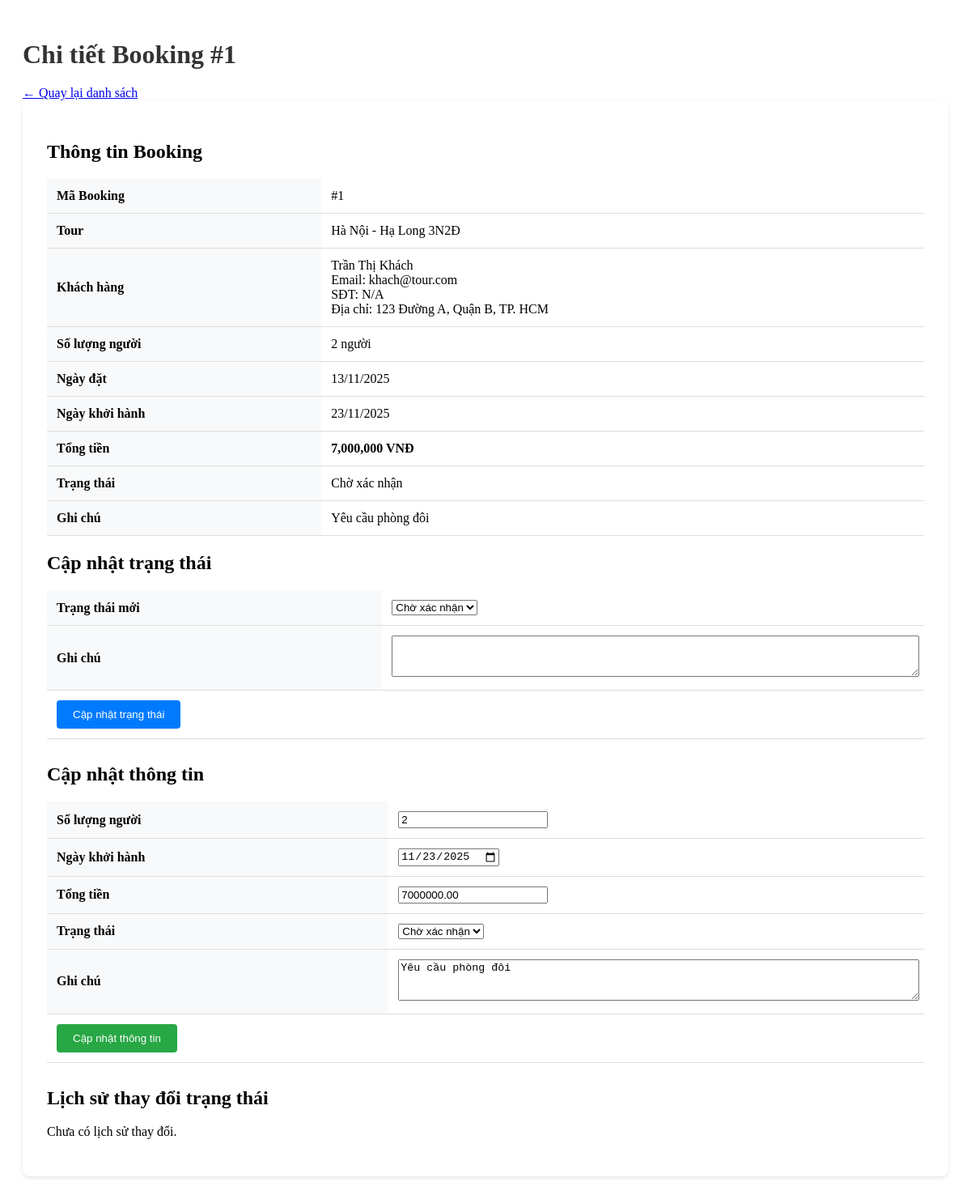
The page /index.php?act=booking/chiTiet&id=1 (signed in) on the database its author committed.
### tables this page shows
CREATE TABLE booking (
  booking_id INT PRIMARY KEY AUTO_INCREMENT,
  tour_id INT,
  khach_hang_id INT,
  ngay_dat DATE,
  ngay_khoi_hanh DATE,
  so_nguoi INT,
  tong_tien DECIMAL(15,2),
  trang_thai ENUM('ChoXacNhan','DaCoc','HoanTat','Huy'),
  ghi_chu TEXT,
  FOREIGN KEY (tour_id) REFERENCES tour(tour_id),
  FOREIGN KEY (khach_hang_id) REFERENCES khach_hang(khach_hang_id)
);

CREATE TABLE tour (
  tour_id INT PRIMARY KEY AUTO_INCREMENT,
  ten_tour VARCHAR(255),
  loai_tour ENUM('TrongNuoc','QuocTe','TheoYeuCau'),
  mo_ta TEXT,
  gia_co_ban DECIMAL(15,2),
  chinh_sach TEXT,
  id_nha_cung_cap INT,
  tao_boi INT,
  trang_thai ENUM('HoatDong','TamDung','HetHan') DEFAULT 'HoatDong',
  FOREIGN KEY (id_nha_cung_cap) REFERENCES nha_cung_cap(id_nha_cung_cap),
  FOREIGN KEY (tao_boi) REFERENCES nguoi_dung(id)
);

CREATE TABLE nguoi_dung (
  id INT PRIMARY KEY AUTO_INCREMENT,
  ten_dang_nhap VARCHAR(100) UNIQUE,
  mat_khau VARCHAR(255),
  ho_ten VARCHAR(255),
    avatar varchar(255),
  email VARCHAR(255),
  so_dien_thoai VARCHAR(20),
  vai_tro ENUM('Admin','HDV','KhachHang','NhaCungCap'),
  quyen_cap_cao BOOLEAN DEFAULT FALSE,
  trang_thai ENUM('HoatDong','BiKhoa') DEFAULT 'HoatDong',
  ngay_tao TIMESTAMP DEFAULT CURRENT_TIMESTAMP
);

CREATE TABLE khach_hang (
  khach_hang_id INT PRIMARY KEY AUTO_INCREMENT,
  nguoi_dung_id INT,
  dia_chi VARCHAR(255),
  gioi_tinh ENUM('Nam','Nữ','Khác'),
  ngay_sinh DATE,
  FOREIGN KEY (nguoi_dung_id) REFERENCES nguoi_dung(id)
);

### controllers/BookingController.php (called while the page is built, shortened)
<?php
require_once 'models/Booking.php';
class BookingController {
    private $bookingModel;
    private $historyModel;
    public function __construct() {
        $this->bookingModel = new Booking();
        $this->historyModel = new BookingHistory();
    }
    public function chiTiet() {
        $id = isset($_GET['id']) ? (int)$_GET['id'] : 0;
        $booking = $this->bookingModel->getBookingWithDetails($id);
        $history = $this->historyModel->getByBookingId($id);
        require 'views/admin/chi_tiet_booking.php';
    }
}

### models/Booking.php (called while the page is built, shortened)
<?php
class Booking
{
    public $conn;
    public function __construct()
    {
        $this->conn = connectDB();
    }
    public function getBookingWithDetails($bookingId) {
        $sql = "SELECT b.*,
                t.ten_tour, t.gia_co_ban,
                kh.khach_hang_id, kh.dia_chi,
                nd.ho_ten, nd.email, nd.so_dien_thoai
                FROM booking b
                LEFT JOIN tour t ON b.tour_id = t.tour_id
                LEFT JOIN khach_hang kh ON b.khach_hang_id = kh.khach_hang_id
                LEFT JOIN nguoi_dung nd ON kh.nguoi_dung_id = nd.id
                WHERE b.booking_id = ?";
        $stmt = $this->conn->prepare($sql);
        $stmt->execute([$bookingId]);
        return $stmt->fetch();
    }
}

### commons/env.php (called while the page is built, shortened)
<?php
function getPDOConnection() {
    try {
        $conn = new PDO(
            "mysql:host=" . DB_HOST . ";port=" . DB_PORT . ";dbname=" . DB_NAME . ";charset=utf8mb4",
            DB_USERNAME,
            DB_PASSWORD,
            [
                PDO::ATTR_ERRMODE => PDO::ERRMODE_EXCEPTION,
                PDO::ATTR_DEFAULT_FETCH_MODE => PDO::FETCH_ASSOC,
                PDO::ATTR_EMULATE_PREPARES => false
            ]
        );
        $conn->exec("SET time_zone = '+07:00'");
        return $conn;
    } catch (PDOException $e) {
        die("Kết nối thất bại: " . $e->getMessage());
    }
}

### commons/function.php (called while the page is built, shortened)
<?php
function connectDB() {
    return getPDOConnection();
}

### views/admin/chi_tiet_booking.php (the view, shortened to what this page needs)
<!DOCTYPE html>
<html lang="vi">
<head>
    <link rel="stylesheet" href="public/css/admin.css">
</head>
<body>
    <div class="admin-container">
        <h1>Chi tiết Booking #<?php echo $booking['booking_id']; ?></h1>
        <a href="index.php?act=admin/quanLyBooking">← Quay lại danh sách</a>
        <div class="content">
            <h2>Thông tin Booking</h2>
            <table>
                <tr>
                    <th>Mã Booking</th>
                    <td>#<?php echo $booking['booking_id']; ?></td>
                </tr>
                <tr>
                    <th>Tour</th>
                    <td><?php echo htmlspecialchars($booking['ten_tour'] ?? 'N/A'); ?></td>
                </tr>
                <tr>
                    <th>Khách hàng</th>
                    <td>
                        <?php echo htmlspecialchars($booking['ho_ten'] ?? 'N/A'); ?><br>
                        Email: <?php echo htmlspecialchars($booking['email'] ?? 'N/A'); ?><br>
                        SĐT: <?php echo htmlspecialchars($booking['so_dien_thoai'] ?? 'N/A'); ?><br>
                        Địa chỉ: <?php echo htmlspecialchars($booking['dia_chi'] ?? 'N/A'); ?>
                    </td>
                </tr>
                <tr>
                    <th>Số lượng người</th>
                    <td><?php echo $booking['so_nguoi']; ?> người</td>
                </tr>
                <tr>
                    <th>Ngày đặt</th>
                    <td><?php echo date('d/m/Y', strtotime($booking['ngay_dat'])); ?></td>
                </tr>
                <tr>
                    <th>Ngày khởi hành</th>
                    <td><?php echo $booking['ngay_khoi_hanh'] ? date('d/m/Y', strtotime($booking['ngay_khoi_hanh'])) : 'N/A'; ?></td>
                </tr>
                <tr>
                    <th>Tổng tiền</th>
                    <td><strong><?php echo number_format($booking['tong_tien'] ?? 0); ?> VNĐ</strong></td>
                </tr>
                <tr>
                    <th>Trạng thái</th>
                    <td>
                        <?php
                        $statusLabels = [
                            'ChoXacNhan' => 'Chờ xác nhận',
                            'DaCoc' => 'Đã cọc',
                            'HoanTat' => 'Hoàn tất',
                            'Huy' => 'Hủy'
                        ];
                        $currentStatus = $booking['trang_thai'];
                        echo $statusLabels[$currentStatus] ?? $currentStatus;
                        ?>
                    </td>
                </tr>
                <tr>
                    <th>Ghi chú</th>
                    <td><?php echo nl2br(htmlspecialchars($booking['ghi_chu'] ?? '')); ?></td>
                </tr>
            </table>
            <?php if (isset($_SESSION['role']) && ($_SESSION['role'] === 'Admin' || $_SESSION['role'] === 'HDV')): ?>
                <h2>Cập nhật trạng thái</h2>
                <form method="POST" action="index.php?act=booking/updateTrangThai" style="margin-bottom: 30px;">
                    <table>
                        <tr>
                            <th>Trạng thái mới</th>
                            <td>
                                <select name="trang_thai" required>
                                    <option value="ChoXacNhan" <?php echo $currentStatus == 'ChoXacNhan' ? 'selected' : ''; ?>>Chờ xác nhận</option>
                                </select>
                            </td>
                        </tr>
                        <tr>
                            <th>Ghi chú</th>
                            <td>
                                <textarea name="ghi_chu" rows="3" style="width: 100%;"></textarea>
                            </td>
                        </tr>
                        <tr>
                            <td colspan="2">
                                <button type="submit" style="padding: 10px 20px; background: #007bff; color: white; border: none; border-radius: 4px; cursor: pointer;">Cập nhật trạng thái</button>
                            </td>
                        </tr>
                    </table>
                </form>
                <h2>Cập nhật thông tin</h2>
                <form method="POST" action="index.php?act=booking/update" style="margin-bottom: 30px;">
                    <table>
                        <tr>
                            <th>Số lượng người</th>
                            <td>
                                <input type="number" name="so_nguoi" value="<?php echo $booking['so_nguoi']; ?>" min="1" required>
                            </td>
                        </tr>
                        <tr>
                            <th>Ngày khởi hành</th>
                            <td>
                                <input type="date" name="ngay_khoi_hanh" value="<?php echo $booking['ngay_khoi_hanh'] ?? ''; ?>">
                            </td>
                        </tr>
                        <tr>
                            <th>Tổng tiền</th>
                            <td>
                                <input type="number" name="tong_tien" value="<?php echo $booking['tong_tien']; ?>" step="0.01" min="0" required>
                            </td>
                        </tr>
                        <tr>
                            <th>Trạng thái</th>
                            <td>
                                <select name="trang_thai">
                                    <option value="ChoXacNhan" <?php echo $currentStatus == 'ChoXacNhan' ? 'selected' : ''; ?>>Chờ xác nhận</option>
                                </select>
                            </td>
                        </tr>
                        <tr>
                            <th>Ghi chú</th>
                            <td>
                                <textarea name="ghi_chu" rows="3" style="width: 100%;"><?php echo htmlspecialchars($booking['ghi_chu'] ?? ''); ?></textarea>
                            </td>
                        </tr>
                        <tr>
                            <td colspan="2">
                                <button type="submit" style="padding: 10px 20px; background: #28a745; color: white; border: none; border-radius: 4px; cursor: pointer;">Cập nhật thông tin</button>
                            </td>
                        </tr>
                    </table>
                </form>
            <?php endif; ?>
            <h2>Lịch sử thay đổi trạng thái</h2>
            <?php if (!empty($history)): ?>
                <table>
                    <thead>
                        <tr>
                            <th>Thời gian</th>
                            <th>Trạng thái cũ</th>
                            <th>Trạng thái mới</th>
                            <th>Người thay đổi</th>
                            <th>Vai trò</th>
                            <th>Ghi chú</th>
                        </tr>
                    </thead>
                    <tbody>
                        <?php foreach ($history as $item): ?>
                            <tr>
                                <td><?php echo date('d/m/Y H:i:s', strtotime($item['thoi_gian'])); ?></td>
                                <td>
                                    <?php
                                    $statusLabels = [
                                        'ChoXacNhan' => 'Chờ xác nhận',
                                        'DaCoc' => 'Đã cọc',
                                        'HoanTat' => 'Hoàn tất',
                                        'Huy' => 'Hủy'
                                    ];
                                    echo $statusLabels[$item['trang_thai_cu']] ?? $item['trang_thai_cu'] ?? 'N/A';
                                    ?>
                                </td>
                                <td>
                                    <?php echo $statusLabels[$item['trang_thai_moi']] ?? $item['trang_thai_moi'] ?? 'N/A'; ?>
                                </td>
                                <td><?php echo htmlspecialchars($item['nguoi_thay_doi'] ?? 'N/A'); ?></td>
                                <td><?php echo htmlspecialchars($item['vai_tro'] ?? 'N/A'); ?></td>
                                <td><?php echo nl2br(htmlspecialchars($item['ghi_chu'] ?? '')); ?></td>
                            </tr>
                        <?php endforeach; ?>
                    </tbody>
                </table>
            <?php else: ?>
                <p>Chưa có lịch sử thay đổi.</p>
            <?php endif; ?>
        </div>
    </div>
</body>
</html>

### public/css/admin.css (style rules this page uses)
.admin-container { max-width: 1400px; margin: 0 auto; padding: 20px; }
.admin-container h1 { margin-bottom: 20px; color: #333; }
.content { background: white; padding: 30px; border-radius: 8px; box-shadow: 0 2px 5px rgba(0,0,0,0.1); }
table { width: 100%; border-collapse: collapse; margin-top: 20px; }
table th, table td { padding: 12px; text-align: left; border-bottom: 1px solid #ddd; }
table th { background: #f8f9fa; font-weight: bold; }

### rows shown on the page
booking: booking_id "1", tour.ten_tour "Hà Nội - Hạ Long 3N2Đ", nguoi_dung.ho_ten "Trần Thị Khách", nguoi_dung.email "khach@tour.com", nguoi_dung.so_dien_thoai "N/A", khach_hang.dia_chi "123 Đường A, Quận B, TP. HCM", so_nguoi "2", ngay_dat "13/11/2025", ngay_khoi_hanh "23/11/2025", tong_tien "7,000,000", trang_thai "Chờ xác nhận", ghi_chu "Yêu cầu phòng đôi", ngay_khoi_hanh "11/23/2025", tong_tien "7000000.00"
